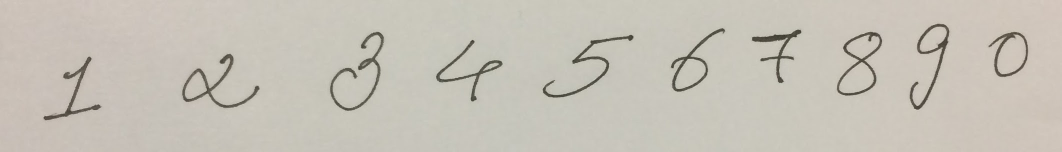
%> input picture assgn6/images/image2.JPG, 2123 x 303 px, given in place of image1.JPG, which was not available (shown at 1/2 size)
$ octave ec.m   (GNU Octave 9; MATLAB toolbox functions it lacks are replaced by stand-ins)
%> lines starting %> are read from the running program, lines starting %| are printed output that depends on the picture; in (x1, y1, x2, y2) boxes, pixels count from 0 and x2, y2 are one past the last pixel; in counts of white or black regions, pixels touching at a corner belong together; the program's own positions count from 1; pictures that were not available may be replaced by others from this repository, and a replacement may not be noted
### assgn6/matlab/convnet_forward.m
function [output, P] = convnet_forward(params, layers, data)
    l = length(layers);
    %batch_size = layers{1}.batch_size;
    assert(strcmp(layers{1}.type, 'DATA') == 1, 'first layer must be data layer');
    output{1}.data = data;
    output{1}.height = layers{1}.height;
    output{1}.width = layers{1}.width;
    output{1}.channel = layers{1}.channel;
    output{1}.batch_size = layers{1}.batch_size;
    output{1}.diff = 0;
    for i = 2:l-1
        switch layers{i}.type
            case 'CONV'
                output{i} = conv_layer_forward(output{i-1}, layers{i}, params{i-1});
            case 'POOLING'
                output{i} = pooling_layer_forward(output{i-1}, layers{i});
            case 'IP'
                output{i} = inner_product_forward(output{i-1}, layers{i}, params{i-1});
            case 'RELU'
                output{i} = relu_forward(output{i-1});
            case 'ELU'
                output{i} = elu_forward(output{i-1}, layers{i});
        end
    end
    if nargout > 1
        W = bsxfun(@plus, params{l-1}.w * output{l-1}.data, params{l-1}.b);
        W = [W; zeros(1, size(W, 2))];
        W=bsxfun(@minus, W, max(W));
        W=exp(W);

        % Convert to Probabilities by normalizing
        P=bsxfun(@rdivide, W, sum(W));
    end
end

### assgn6/matlab/get_lenet.m
function layers = get_lenet()

    layers{1}.type = 'DATA';
    layers{1}.height = 28;
    layers{1}.width = 28;
    layers{1}.channel = 1;
    layers{1}.batch_size = 100;

    layers{2}.type = 'CONV';
    layers{2}.num = 20;
    layers{2}.k = 5;
    layers{2}.stride = 1;
    layers{2}.pad = 0;
    layers{2}.group = 1;

    layers{3}.type = 'RELU';

    layers{4}.type = 'POOLING';
    layers{4}.k = 2;
    layers{4}.stride = 2;
    layers{4}.pad = 0;


    layers{5}.type = 'CONV';
    layers{5}.k = 5;
    layers{5}.stride = 1;
    layers{5}.pad = 0;
    layers{5}.group = 1;
    layers{5}.num = 50;

    layers{6}.type = 'RELU';

    layers{7}.type = 'POOLING';
    layers{7}.k = 2;
    layers{7}.stride = 2;
    layers{7}.pad = 0;

    layers{8}.type = 'IP';
    layers{8}.num = 500;
    layers{8}.init_type = 'uniform';

    layers{9}.type = 'RELU';

    layers{10}.type = 'LOSS';
    layers{10}.num = 10;

end

### assgn6/ec/ec.m
% Predict handwriting from images
[p1, ~] = predict('../images/image1.JPG', 64);
figure; imshow(p1);
[p2, ~] = predict('../images/image2.JPG', 64);
figure; imshow(p2);
[p3, ~] = predict('../images/image3.png', 32);
figure; imshow(p3);
[p4, ~] = predict('../images/image4.jpg', 16);
% [3 lines not run here, left out]
function [out_img, bboxes] = predict(path, fontsize)
%> called with path = '../images/image1.JPG', fontsize = 64
% predict takes in the image specified in path to predict handwritten digits.
% Parameters:
%  path: image path
%  fontsize: how large to display the text in image
% Returns:
%  out_img: original image with prediction annotation.
%  bboxes: bounding boxes for each digit

    %% Network defintion
    layers = get_lenet();
    layers{1}.batch_size = 1;
    load('lenet.mat');

    %% Load image
    img = imread(path);
%> img is the input picture: size 303x2123x3 uint8; mean R, G, B 198, 193.2, 183.1
    if ndims(img) == 3
        img = rgb2gray(img);
%> img: size 303x2123 uint8
    end
    img = imbinarize(img);
%> img: size 303x2123 logical; 96.8% white; 10 black regions, largest, box (x1, y1, x2, y2) and area: (660, 64, 768, 222) 2470, (364, 108, 519, 216) 2439, (1819, 47, 1899, 219) 2234

    out_img = double(img);

    %% Find connected component
    [L, n] = bwlabel(1.-img);
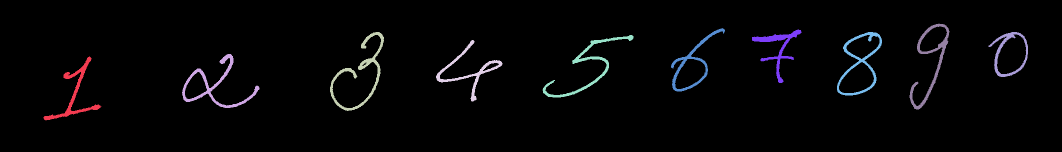
%> L: size 303x2123 double (shown at 1/2 size); 11 distinct labels, from 0 to 10; one colour per label, 0 black
%> n = 10
    bboxes = cell(1, n);
%> bboxes = {[], [], [], [], [], [], [], [], [], []}
    for i=1:n
       % for each connected component
       [r, c] = find(L==i);
       bboxes{i} = img(min(r):max(r), min(c):max(c));
       mr = min(r);
       mc = min(c);
       [r, c] = size(bboxes{i});

       % heuristics for how much to dilate, small bwratio => thin digit
       bwratio = sum(bboxes{i}==0, 'all') / (r*c);

       % remove noisy components
       if r < 5 && c < 5
           continue
       end

       % pad white
       if r > c
          bboxes{i} = padarray(bboxes{i}, [0 floor((r-c)/2)], 1);
       else
          bboxes{i} = padarray(bboxes{i}, [floor((c-r)/2) 0], 1);
       end

       % dilate if digit is thin
       if bwratio < 0.2
            bboxes{i} = logical(1.-imdilate(1.-bboxes{i}, strel('sphere', 3)));
       end

       % reshape to (28-2*rs , 28-2*rs), in a way provide padding
       % squeeze more if image is not square-ish => make it more square-ish
       if max([r, c]) > 100 && (r/c-1) > 0.5
           rs = 5;
       else
           if max([r, c]) > 100
             rs = 4;
           else % if original image too small => can't put it smaller
             rs = 0;
           end
       end

       bboxes{i} = imresize(bboxes{i}, [28-2*rs 28-2*rs], 'nearest')';
       bboxes{i} = padarray(bboxes{i}, [rs rs], 1);
       [~, P] = convnet_forward(params, layers, logical(1.-bboxes{i}(:)));
       [~, idx] = max(P);

       out_img = insertText(out_img, [mc mr], idx-1, 'FontSize', fontsize);
    end
%> this loop made 10 passes
%> (mr, mc, bwratio, rs, W in convnet_forward, idx) on passes 2, 3, 4, 5, 6, 8, 9: (109, 365, 0.146, 4, [5.71; -13.13; 5.15; 7.22; -3.96; -2.42; -4.1; -9.19; 12.79], 9), (65, 661, 0.145, 4, [5.71; -13.13; 5.15; 7.22; -3.96; -2.42; -4.1; -9.19; 12.79], 9), (81, 873, 0.118, 4, [5.71; -13.13; 5.15; 7.22; -3.96; -2.42; -4.1; -9.19; 12.79], 9), (71, 1086, 0.0974, 4, [5.71; -13.13; 5.15; 7.22; -3.96; -2.42; -4.1; -9.19; 12.79], 9), (57, 1343, 0.135, 4, [5.71; -13.13; 5.15; 7.22; -3.96; -2.42; -4.1; -9.19; 12.79], 9), (65, 1675, 0.186, 4, [5.71; -13.13; 5.15; 7.22; -3.96; -2.42; -4.1; -9.19; 12.79], 9), (48, 1820, 0.162, 5, [4.28; -15.22; 2.63; 1.32; -5.29; -3.07; -4.76; -8.54; 9.32], 9)
%> (mr, mc, bwratio, rs, idx) on passes 1, 7: (114, 88, 0.132, 4, 6), (60, 1505, 0.181, 4, 9)
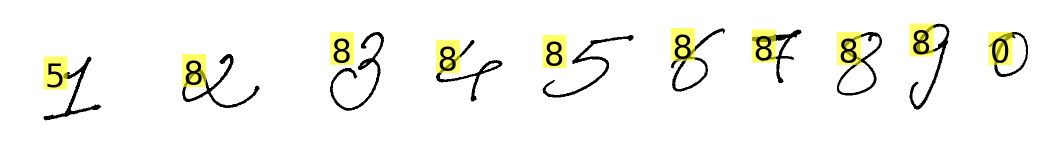
%> out_img: size 303x2123x3 double (shown at 1/2 size); mean R, G, B 0.96, 0.96, 0.938
%> after the loop, bboxes = 10 items
%> the loop in predict (call 2), `for i=1:n` made 10 passes
%> (mr, mc, bwratio, rs, W in convnet_forward, idx) on passes 1, 4, 6, 7, 8, 9, 10: (114, 88, 0.132, 4, [5.71; -13.13; 5.15; 7.22; -3.96; -2.42; -4.1; -9.19; 12.79], 9), (81, 873, 0.118, 4, [5.71; -13.13; 5.15; 7.22; -3.96; -2.42; -4.1; -9.19; 12.79], 9), (57, 1343, 0.135, 4, [5.71; -13.13; 5.15; 7.22; -3.96; -2.42; -4.1; -9.19; 12.79], 9), (60, 1505, 0.181, 4, [3.56; -9.03; 7.88; 2.76; 3.59; -1.97; 2.82; -7.99; 13.92], 9), (65, 1675, 0.186, 4, [5.71; -13.13; 5.15; 7.22; -3.96; -2.42; -4.1; -9.19; 12.79], 9), (48, 1820, 0.162, 5, [1.13; -1.67; 2.27; -0.602; -0.338; 2.46; 2.7; -1.47; 3.47], 9), (65, 1978, 0.211, 0, [4.22; -1.1; 3.72; -1.55; -1.97; 3.17; 0.705; -5.6; 2.08], 1)
%> (mr, mc, bwratio, rs, idx) on passes 2, 3, 5: (109, 365, 0.146, 4, 5), (65, 661, 0.145, 4, 4), (71, 1086, 0.0974, 4, 6)
%> call 3 of predict, with path = '../images/image3.png', fontsize = 32
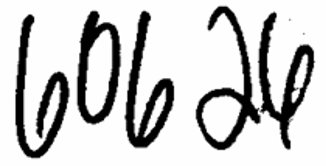
%> input picture assgn6/images/image3.png, 326 x 166 px
%> in predict, img is the input picture: size 166x326x3 uint8; min 0, max 255, mean 201.6
%> in predict (call 3), `img = imbinarize(img);`: img: size 166x326 logical; 79.1% white; 6 black regions (1 under 20 px), largest, box (x1, y1, x2, y2) and area: (15, 14, 69, 158) 2444, (125, 11, 174, 148) 2304, (258, 12, 315, 150) 2302, (196, 6, 260, 150) 2153, (77, 11, 121, 124) 2100
%> in predict (call 3), `[L, n] = bwlabel(1.-img);`:
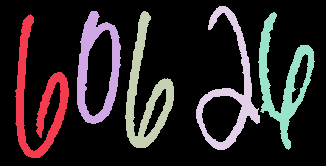
%> L: size 166x326 double; 7 distinct labels, from 0 to 6; one colour per label, 0 black
%> in predict (call 3), `[L, n] = bwlabel(1.-img);`: n = 6
%> in predict (call 3), `bboxes = cell(1, n);`: bboxes = {[], [], [], [], [], []}
%> the loop in predict (call 3), `for i=1:n` made 6 passes
%> (mr, mc, bwratio, W in convnet_forward, idx) on passes 1, 3, 4: (15, 16, 0.314, [-4.5; -0.995; 1.11; -4.8; 1.54; -0.551; 3.56; -2.64; 1.53], 7), (12, 126, 0.343, [-1.6; 1.81; 2.4; -2.78; 1.8; 2.01; 5.27; -2.51; 1.83], 7), (7, 197, 0.237, [-2.3; 0.685; 4.65; 2.95; -1.4; -0.853; 1.09; 1.29; -0.153], 3)
%> (mr, mc, bwratio, idx) on passes 2, 5: (12, 78, 0.422, 1), (13, 259, 0.295, 5)
%> after the loop in predict (call 3), `for i=1:n`:
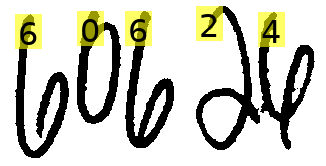
%> out_img: size 166x326x3 double; mean R, G, B 0.797, 0.797, 0.754
%> after the loop in predict (call 3), `for i=1:n`: bboxes = 6 items
%> call 4 of predict, with path = '../images/image4.jpg', fontsize = 16
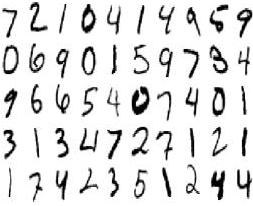
%> input picture assgn6/images/image4.jpg, 253 x 206 px
%> in predict, img is the input picture: size 206x253x3 uint8; min 0, max 255, mean 224.1
%> in predict (call 4), `img = imbinarize(img);`: img: size 206x253 logical; 87.1% white; 51 black regions, largest, box (x1, y1, x2, y2) and area: (132, 86, 150, 115) 296, (211, 171, 225, 200) 219, (81, 4, 96, 33) 217
%> in predict (call 4), `[L, n] = bwlabel(1.-img);`:
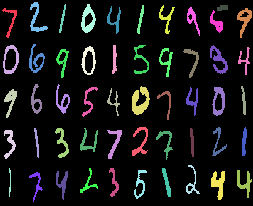
%> L: size 206x253 double; 52 distinct labels, from 0 to 51; one colour per label, 0 black
%> in predict (call 4), `[L, n] = bwlabel(1.-img);`: n = 51
%> in predict (call 4), `bboxes = cell(1, n);`: bboxes = 51 items
%> the run ends on the next line

end
